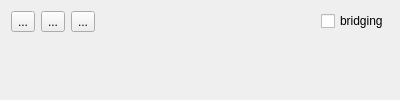
<?xml version="1.0" encoding="UTF-8"?>
<ui version="4.0">
 <class>NDLCom::InterfaceContainer</class>
 <widget class="QWidget" name="NDLCom::InterfaceContainer">
  <property name="geometry">
   <rect>
    <x>0</x>
    <y>0</y>
    <width>400</width>
    <height>100</height>
   </rect>
  </property>
  <property name="minimumSize">
   <size>
    <width>400</width>
    <height>100</height>
   </size>
  </property>
  <property name="windowTitle">
   <string>Form</string>
  </property>
  <layout class="QVBoxLayout" name="verticalLayout">
   <item>
    <layout class="QHBoxLayout" name="connectField">
     <item>
      <widget class="QToolButton" name="connectSerial">
       <property name="text">
        <string>...</string>
       </property>
       <property name="toolButtonStyle">
        <enum>Qt::ToolButtonTextBesideIcon</enum>
       </property>
      </widget>
     </item>
     <item>
      <widget class="QToolButton" name="connectUdp">
       <property name="text">
        <string>...</string>
       </property>
       <property name="toolButtonStyle">
        <enum>Qt::ToolButtonTextBesideIcon</enum>
       </property>
      </widget>
     </item>
     <item>
      <widget class="QToolButton" name="disconnectAll">
       <property name="text">
        <string>...</string>
       </property>
       <property name="toolButtonStyle">
        <enum>Qt::ToolButtonTextBesideIcon</enum>
       </property>
      </widget>
     </item>
     <item>
      <spacer name="horizontalSpacer">
       <property name="orientation">
        <enum>Qt::Horizontal</enum>
       </property>
       <property name="sizeHint" stdset="0">
        <size>
         <width>0</width>
         <height>20</height>
        </size>
       </property>
      </spacer>
     </item>
     <item>
      <widget class="QCheckBox" name="bridging">
       <property name="toolTip">
        <string>activating this will resend all received messages of one active interface on all other acitve interfaces</string>
       </property>
       <property name="text">
        <string>bridging</string>
       </property>
      </widget>
     </item>
    </layout>
   </item>
   <item>
    <widget class="QScrollArea" name="scrollArea">
     <property name="frameShape">
      <enum>QFrame::NoFrame</enum>
     </property>
     <property name="widgetResizable">
      <bool>true</bool>
     </property>
     <widget class="QWidget" name="scrollAreaWidgetContents">
      <property name="geometry">
       <rect>
        <x>0</x>
        <y>0</y>
        <width>382</width>
        <height>51</height>
       </rect>
      </property>
      <layout class="QVBoxLayout" name="verticalLayout_3">
       <property name="spacing">
        <number>6</number>
       </property>
       <property name="margin">
        <number>0</number>
       </property>
       <item>
        <layout class="QVBoxLayout" name="areaGates">
         <item>
          <spacer name="verticalSpacer">
           <property name="orientation">
            <enum>Qt::Vertical</enum>
           </property>
           <property name="sizeHint" stdset="0">
            <size>
             <width>20</width>
             <height>40</height>
            </size>
           </property>
          </spacer>
         </item>
        </layout>
       </item>
      </layout>
     </widget>
    </widget>
   </item>
  </layout>
 </widget>
 <resources/>
 <connections/>
</ui>
